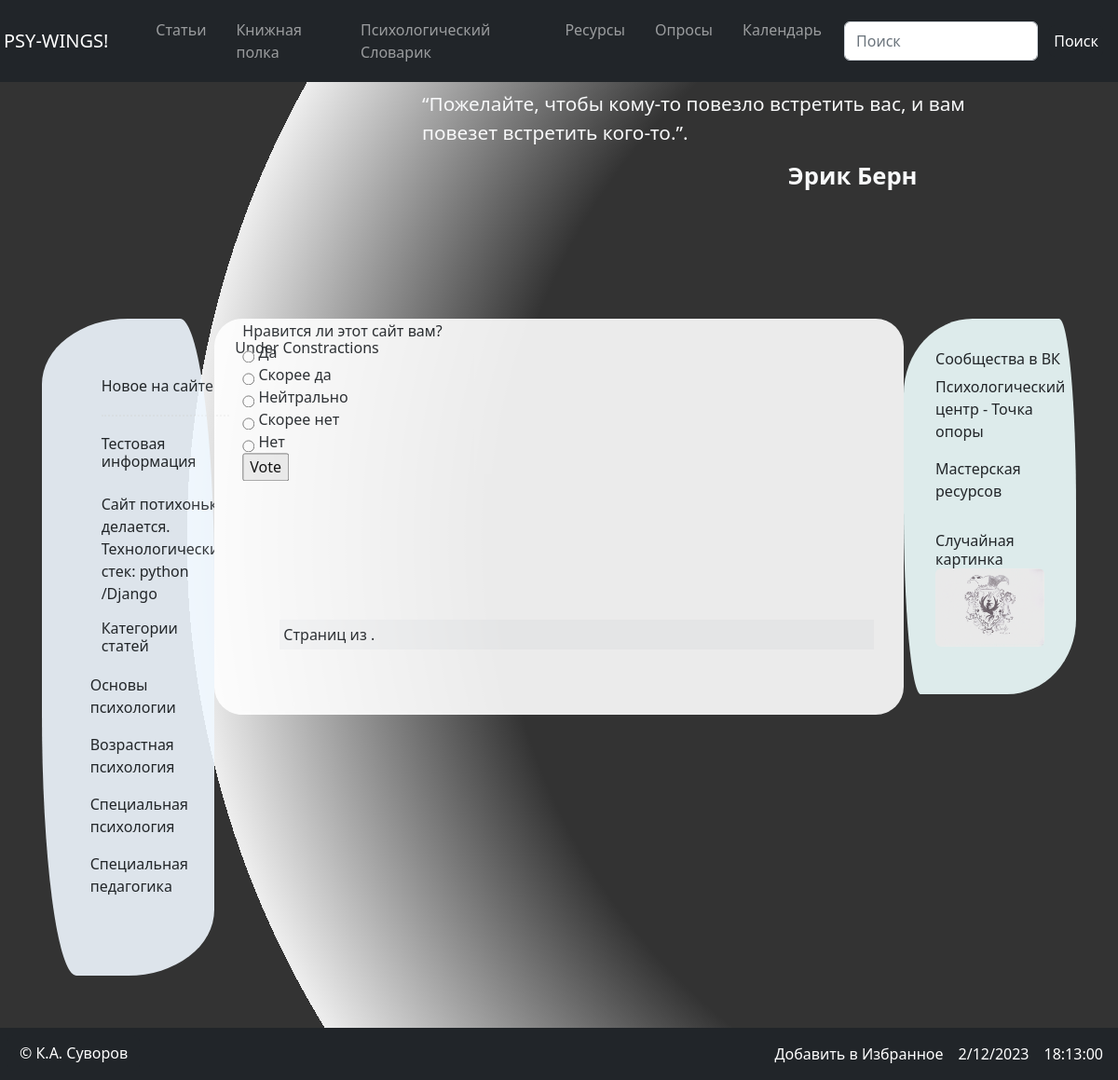
/psy_wings/1/, run on the app's committed database.
### psywings/models.py (models this page shows, shortened)
class Quotas(models.Model):
    auto_increment_id = models.AutoField(primary_key=True)
    name = models.CharField(max_length=250, verbose_name='ФИО Деятеля')
    text = models.TextField(blank=True, null=True, verbose_name='Цитата')
    created_at = models.DateTimeField(auto_now=True, verbose_name='Дата создания')
    updated_at = models.DateTimeField(auto_now=True, verbose_name='Дата обновления')
    is_published = models.BooleanField(default=True, verbose_name='Опубликовано')
    user = models.ForeignKey(User, on_delete=models.PROTECT)
    class Meta:
        verbose_name = 'Цитата'
        verbose_name_plural = 'Цитаты'
        ordering = ['-is_published']

class News(models.Model):
    user = models.ForeignKey(User, on_delete=models.PROTECT)
    title = models.CharField(max_length=250, verbose_name='Заголовок')
    message = RichTextField()
    created_at = models.DateTimeField(auto_now_add=True, verbose_name='Опубликовано')
    updated_at = models.DateTimeField(auto_now=True, verbose_name='Обновлено')
    is_published = models.BooleanField(default=True, verbose_name='Опубликовано')
    class Meta:
        verbose_name = 'Новость'
        verbose_name_plural = 'Новости'
        ordering = ['-updated_at']

class CategoryPost(models.Model):
    post_category_id = models.AutoField(primary_key=True)
    title = models.CharField(max_length=225, db_index=True, verbose_name='Название Категория', unique=True)
    is_published = models.BooleanField(default=True, verbose_name='Опубликовано')
    created_at = models.DateTimeField(auto_now_add=True, verbose_name='Опубликовано')
    updated_at = models.DateTimeField(auto_now=True, verbose_name='Обновлено')
    objects = CategoryPostsManager()
    class Meta:
        verbose_name = 'Категория для поста'
        verbose_name_plural = 'Категории для постов'
        ordering = ['-is_published']

class Question(models.Model):
    question_text = models.CharField(max_length=200)
    pub_date = models.DateTimeField('date published')

class Choice(models.Model):
    question = models.ForeignKey(Question, on_delete=models.CASCADE)
    choice_text = models.CharField(max_length=200)
    votes = models.IntegerField(default=0)

class FriendLinks(models.Model):
    auto_increment_id = models.AutoField(primary_key=True)
    title = models.CharField(max_length=128, blank=False, null=False, verbose_name='Название сайта')
    url = models.URLField(verbose_name='URL Сайта')
    description = models.TextField(blank=True, null=True, verbose_name='Описание сайта')
    updated_at = models.DateTimeField(auto_now=True, verbose_name='Обновлено')
    is_published = models.BooleanField(default=True, verbose_name='Опубликовано')
    user = models.ForeignKey(User, on_delete=models.PROTECT)
    objects = LinksManager()
    class Meta:
        verbose_name = 'URL сайта друзей'
        verbose_name_plural = 'URL сайтов друзей'
        ordering = ['-is_published']

class Gallery(models.Model):
    title = models.CharField(max_length=225, verbose_name='Название')
    foto = models.ImageField(upload_to='media/pic/%Y/%m/%d/', verbose_name='Картинка', blank=True, null=True)
    created_at = models.DateTimeField(auto_now_add=True, verbose_name='Опубликовано')
    updated_at = models.DateTimeField(auto_now=True, verbose_name='Обновлено')
    is_published = models.BooleanField(default=True, verbose_name='Опубликовано')
    image_category = models.ForeignKey(CategoryGallery, on_delete=models.PROTECT, null=True)
    class Meta:
        verbose_name = 'Фотография'
        verbose_name_plural = 'Фотографии'
        ordering = ['created_at']

### psywings/views.py (the view)
# urls.py: path('<int:pk>/', DetailPollView.as_view(), name='detail_poll'),
class DetailPollView(generic.DetailView):
    model = Question
    template_name = 'psywings/detail_poll.html'
    def get_queryset(self):
        return Question.objects.filter(pub_date__lte=timezone.now())

### psywings/templatetags/site_tags.py (called while the page is built)
@register.simple_tag(name='get_friends_list')
def get_friends_list():
    return FriendLinks.objects.order_by("?")[0:3]

@register.simple_tag(name='get_post_categories')
def get_post_categories():
    return CategoryPost.objects.all()

@register.simple_tag(name='get_list_quotas')
def get_quotes():
    return Quotas.objects.all().order_by('?').filter(is_published=True)[0:1]

@register.simple_tag(name='get_list_gallery')
def get_list_gallery():
    return Gallery.objects.all().order_by('?').filter(is_published=True)[0:1]

@register.simple_tag(name='get_fresh_news')
def get_fresh_news():
    return News.objects.all().order_by('-created_at').filter(is_published=True)[0:3]

### psywings/templates/psywings/detail_poll.html (shortened to what this page needs)
{% extends "base.html" %}
{% load static %}
{% block content %}
<h2>Under Constractions</h2>
<div class="mx-auto m-5 p-2 container position-relative top-50 start-50 translate-middle main clearfix">
    <div class="row">
        <h1>{{ question.question_text }}</h1>
        <form action="{% url 'psywings:vote' question.id %}" method="post">
            {% for choice in question.choice_set.all %}
                <input type="radio" name="choice" id="choice{{ forloop.counter }}" value="{{ choice.id }}">
                <label for="choice{{ forloop.counter }}">{{ choice.choice_text }}</label><br>
            {% endfor %}
            <input type="submit" value="Vote">
        </form>
    </div>
</div>
<div class="pagination col-md-11 p-1 m-5 bg-light text-dark text-center">
    <span class="step-links">
        <span class="current">
            Страниц {{ page_obj.number }} из {{ page_obj.paginator.num_pages }}.
        </span>
    </span>
</div>
{% endblock %}

### templates/inc/_topline.html
{% load site_tags %}
<div class="container-fluid banners text-light p-4 m-5 clearfix">
    <div class="col-md-7 align-items-right float-end" style="height: 150px;">
        {% get_list_quotas as list_quotas %}
            {% for item in list_quotas %}
        <p class="float-end m-1 p-1" style="position: relative;
                                            right: 15%;
                                            font-size: 1.3rem;
                                            justify-content: right;
                                            align-items: right;">
            <q>{{ item.text }}</q>.</p>
        <br />
        <h4 class="float-start m-1 p-1" style="position: relative;
                                                left: 50%;
                                                font-size: 1.6rem;
                                                justify-content: right;
                                                align-items: right;">
        <b>{{ item.name }}</b></h4>
        {% endfor %}
    </div>
</div>

### templates/inc/_leftbar.html
{% load site_tags %}
<div class="float-start p-2">
    <h4>Новое на сайте</h4>
    <hr style="margin: 20px 0;
                padding: 0;
                height: 0;
                border: none;
                border-top: 2px dotted #ddd;">
    {% get_fresh_news as news %}
    {% for item in news %}
        <h5>{{ item.title }}</h5>
    <br />
            {{ item.message }}
    {% endfor %}
</div>
<div class="float-start p-2">
        <h4>Категории статей</h4>
    <br />
    {% get_post_categories as post_cat %}
     {% for item in post_cat %}
        <ul class="navbar-nav">
            <li class="nav-item m-0 float-start" style="border: 0px groove; border-radius: 16px; margin: -0.75rem !important;">
              <a href="{% url 'psywings:get_post_category' item.pk %}" class="nav-link">{{ item.title }}</a>
            </li>
        </ul>
    <br />
    {% endfor %}
</div>

### templates/inc/_rightbar.html
{% load site_tags %}
<div class="float-start p-2 m-1">
        <h4>Сообщества в ВК</h4>
    {% get_friends_list as friends %}
    {% for item in friends %}
        {% if item.title is not None and item.url is not None %}
            <ul class="navbar-nav">
                <li class="nav-item">
                  <a href="{{ item.url }}" class="float-start nav-link" target="_blank">{{ item.title }}</a>
                </li>
            </ul>
        {% else %}
            <h5>Список друзей пока пуст</h5>
        {% endif %}
    {% endfor %}
</div>
<div class="float-start p-2 m-1">
        <h4>Случайная картинка </h4>
    {% get_list_gallery as pics %}
    {% for item in pics %}
        {% if item.foto %}
    <img src="{{ item.foto.url }}" alt="{{ item.title }}" width="360" class="random_image img-responsive img-fluid rounded mx-auto d-block" style="
                                                                                                                                object-fit: none;
                                                                                                                                object-position: center;
                                                                                                                                object-fit: cover;
                                                                                                                                display: block;
                                                                                                                                width: 100%;
                                                                                                                                max-width: 360px;
                                                                                                                                margin-bottom: 1rem;">
                        {% else %}
    <img src="https://phonoteka.org/uploads/posts/2022-02/1643964527_45-phonoteka-org-p-raznotsvetnii-fon-razmitii-50.jpg" width='360' alt="Размытое изображение">
                        {% endif %}
    {% endfor %}
</div>

### templates/base.html (style rules this page uses)
html, body, div, span, h1, h2, h3, h4, h5, h6, p, em, img, strong, sub, sup, b, u, i, dl, dt, dd, ol, ul, li, fieldset, form, label, table, tbody, tfoot, thead, tr, th, td, article, aside, canvas, details, figcaption, figure, footer, header, hgroup, menu, nav, section, summary, time, mark, audio, video { margin: 0; padding: 0; border: 0; outline: 0; vertical-align: baseline; background: transparent; font-size: 100%; }
a { margin:0; padding:0; font-size:100%; vertical-align:baseline; background:transparent; outline:none; }
input, select, button, textarea { margin: 0; font-size: 100%; outline: none; }
input[type="radio"] { vertical-align: text-bottom; }
ul { list-style-type: none; }

### data on the page
Quotas: text "Пожелайте, чтобы кому-то повезло встретить вас, и вам повезет встретить кого-то.", name "Эрик Берн"
News: title "Тестовая информация", message "Сайт потихоньку делается. Технологический стек: python /Django"
CategoryPost: title "Основы психологии"
CategoryPost: title "Возрастная психология"
CategoryPost: title "Специальная психология"
CategoryPost: title "Специальная педагогика"
Question: question_text "Нравится ли этот сайт вам?"
Choice: choice_text "Да"
Choice: choice_text "Скорее да"
Choice: choice_text "Нейтрально"
Choice: choice_text "Скорее нет"
Choice: choice_text "Нет"
FriendLinks: title "Психологический центр - Точка опоры"
FriendLinks: title "Мастерская ресурсов"
Gallery: foto (picture)
